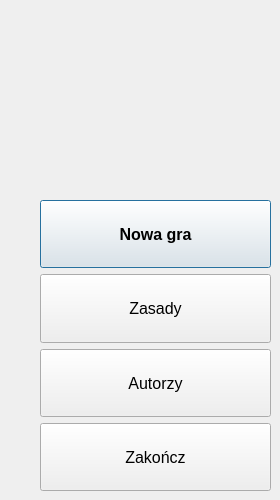
      <widget class="QWidget" name="mainPage">
       <widget class="QWidget" name="layoutWidget">
        <property name="geometry">
         <rect>
          <x>40</x>
          <y>200</y>
          <width>231</width>
          <height>291</height>
         </rect>
        </property>
        <layout class="QVBoxLayout" name="verticalLayout_2">
         <item>
          <widget class="QPushButton" name="buttonNewGame">
           <property name="sizePolicy">
            <sizepolicy hsizetype="Minimum" vsizetype="Preferred">
             <horstretch>0</horstretch>
             <verstretch>0</verstretch>
            </sizepolicy>
           </property>
           <property name="font">
            <font>
             <pointsize>12</pointsize>
             <weight>75</weight>
             <bold>true</bold>
            </font>
           </property>
           <property name="cursor">
            <cursorShape>PointingHandCursor</cursorShape>
           </property>
           <property name="styleSheet">
            <string notr="true"/>
           </property>
           <property name="text">
            <string>Nowa gra</string>
           </property>
           <property name="default">
            <bool>true</bool>
           </property>
          </widget>
         </item>
         <item>
          <widget class="QPushButton" name="buttonRules">
           <property name="enabled">
            <bool>true</bool>
           </property>
           <property name="sizePolicy">
            <sizepolicy hsizetype="Minimum" vsizetype="Preferred">
             <horstretch>0</horstretch>
             <verstretch>0</verstretch>
            </sizepolicy>
           </property>
           <property name="font">
            <font>
             <pointsize>12</pointsize>
            </font>
           </property>
           <property name="cursor">
            <cursorShape>PointingHandCursor</cursorShape>
           </property>
           <property name="text">
            <string>Zasady</string>
           </property>
          </widget>
         </item>
         <item>
          <widget class="QPushButton" name="buttonAuthors">
           <property name="sizePolicy">
            <sizepolicy hsizetype="Minimum" vsizetype="Preferred">
             <horstretch>0</horstretch>
             <verstretch>0</verstretch>
            </sizepolicy>
           </property>
           <property name="font">
            <font>
             <pointsize>12</pointsize>
            </font>
           </property>
           <property name="cursor">
            <cursorShape>PointingHandCursor</cursorShape>
           </property>
           <property name="text">
            <string>Autorzy</string>
           </property>
          </widget>
         </item>
         <item>
          <widget class="QPushButton" name="buttonExit">
           <property name="sizePolicy">
            <sizepolicy hsizetype="Minimum" vsizetype="Preferred">
             <horstretch>0</horstretch>
             <verstretch>0</verstretch>
            </sizepolicy>
           </property>
           <property name="font">
            <font>
             <pointsize>12</pointsize>
            </font>
           </property>
           <property name="cursor">
            <cursorShape>PointingHandCursor</cursorShape>
           </property>
           <property name="text">
            <string>Zakończ</string>
           </property>
           <property name="autoDefault">
            <bool>false</bool>
           </property>
           <property name="default">
            <bool>false</bool>
           </property>
           <property name="flat">
            <bool>false</bool>
           </property>
          </widget>
         </item>
        </layout>
       </widget>
      </widget>
